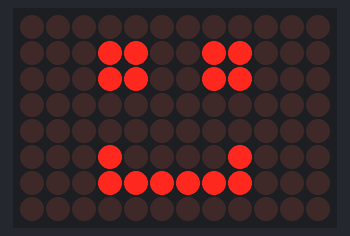
Recording of a sketch running on a simulated Arduino Uno R4 WiFi. On the bench: 12×8 LED matrix.

Above: at 0.1 s.
At 0.6 s:
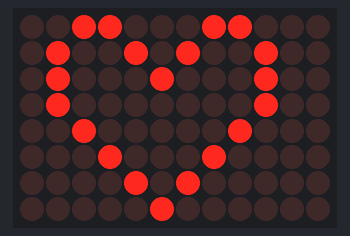

The sketch:

martrix.ino
```cpp
#include "Arduino_LED_Matrix.h"

ArduinoLEDMatrix matrix;

const uint32_t happy[] = {
    0x19819,
    0x80000001,
    0x81f8000
};

const uint32_t heart[] = {
    0x3184a444,
    0x44042081,
    0x100a0040
};

void setup() {
  Serial.begin(9600);
  matrix.begin();
}

void loop() {
  matrix.loadFrame(happy);
  delay(500);

  matrix.loadFrame(heart);
  delay(500);
}
```

Measured:
- what the display in image 1 shows lasts 0.5 s, from 0.5 s to 1.0 s
